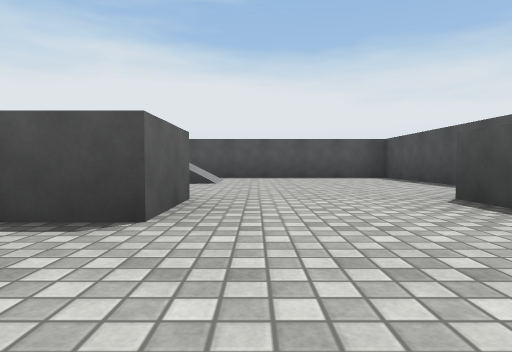
View 1 (above)

13 first-person views from a walk through a 3-D level made in the Unity game engine. The camera is 0.26 m above the floor, tilts 2° down and sees 75° across. The floor is counted in squares, 1 m on a side. Each view is taken from the middle of a square. On the plan, view 1 faces up. The plan holds only what a view shows up to about 9 squares ahead; the rest is blank. The player character is not drawn. Surface patterns are stand-ins for the level's own textures.

View 2
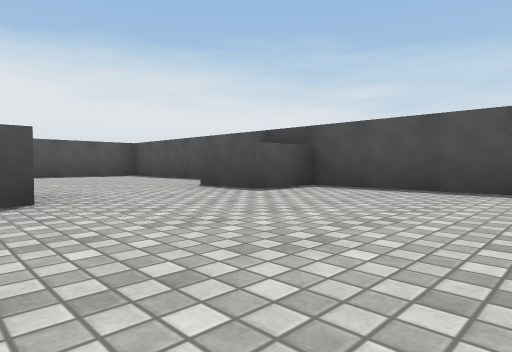

View 3
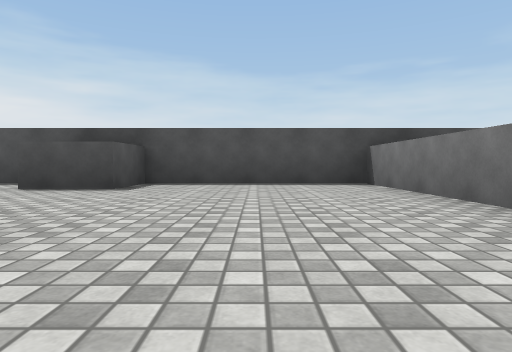

View 4
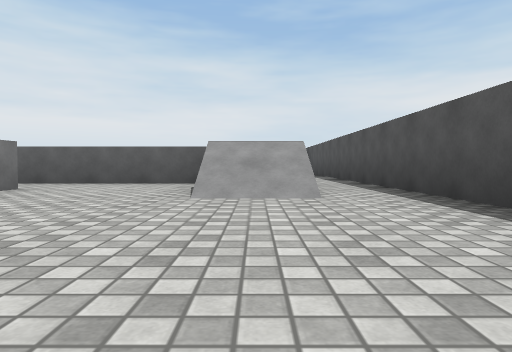

View 5
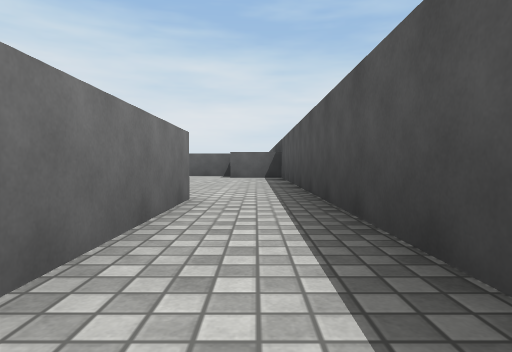

View 6
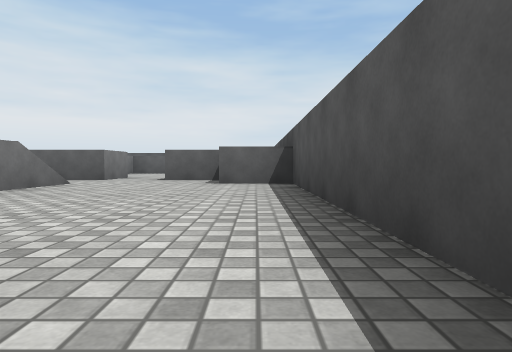

View 7
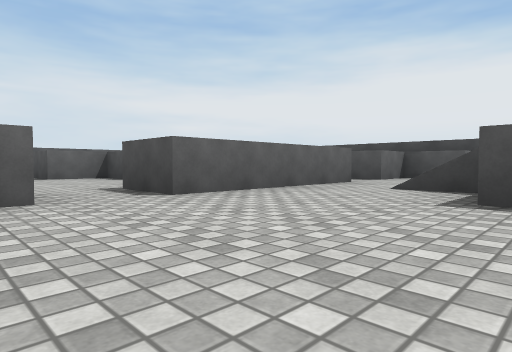

View 8
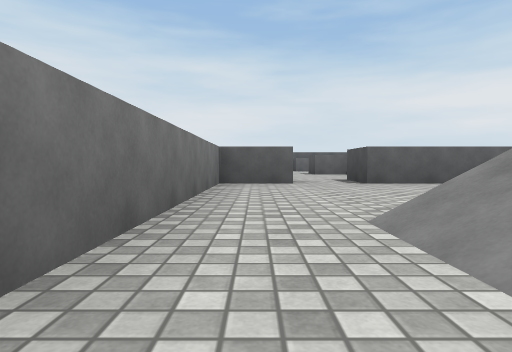

View 9
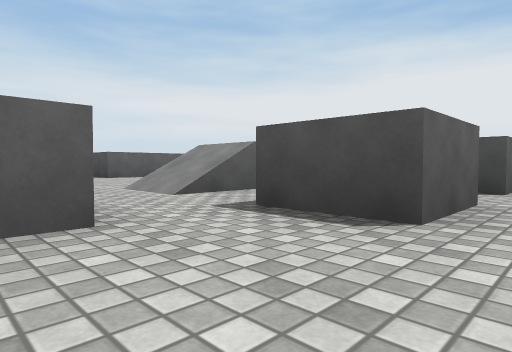

View 10
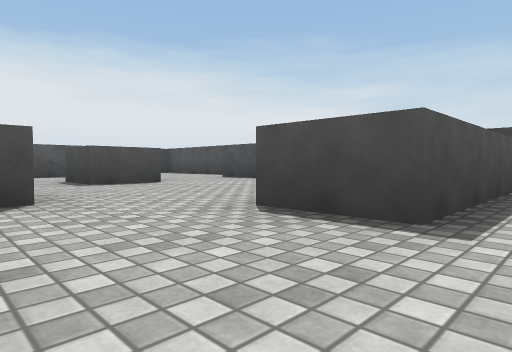

View 11
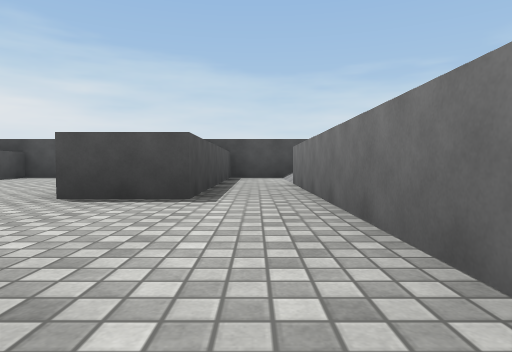

View 12
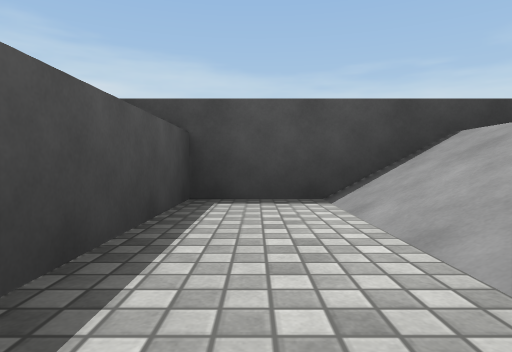

View 13
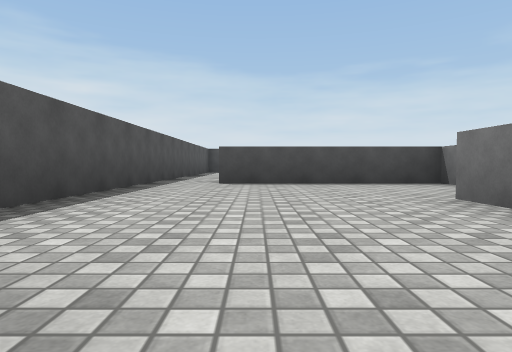

### Floor plan
Key: @ floor where view 1 was taken; # wall or solid block; . floor; / step, stairs or slope; ^ raised ledge; B grey block.
Columns run from 13 left of view 1 to 3 right of it. Each row starts with its distance up from view 1.
  7      ############
  6     ##..........#
  5     #.....   ...#
  4   ........ .....#
  3  ...#.B .. .....#
  2 ##  #..    .#..##
  1 #...#...  ......#
  0 ........B.#..@..#
 -1     #...........#
 -2     ######..#####
 -3          .......#
 -4               //#
 -5                 ^

Where each view was taken, in squares from view 1:
view 1: 0 up, 0 right, facing up
view 2: 1 down, 1 left, facing up-right
view 3: 0 up, 2 left, facing right
view 4: 5 up, 2 right, facing left
view 5: 6 up, 1 left, facing left
view 6: 6 up, 3 left, facing left
view 7: 1 down, 6 left, facing up-left
view 8: 1 down, 4 left, facing left
view 9: 2 down, 2 left, facing up-left
view 10: 3 down, 3 left, facing up-right
view 11: 3 down, 4 left, facing right
view 12: 3 down, 0 right, facing right
view 13: 5 up, 8 left, facing right
